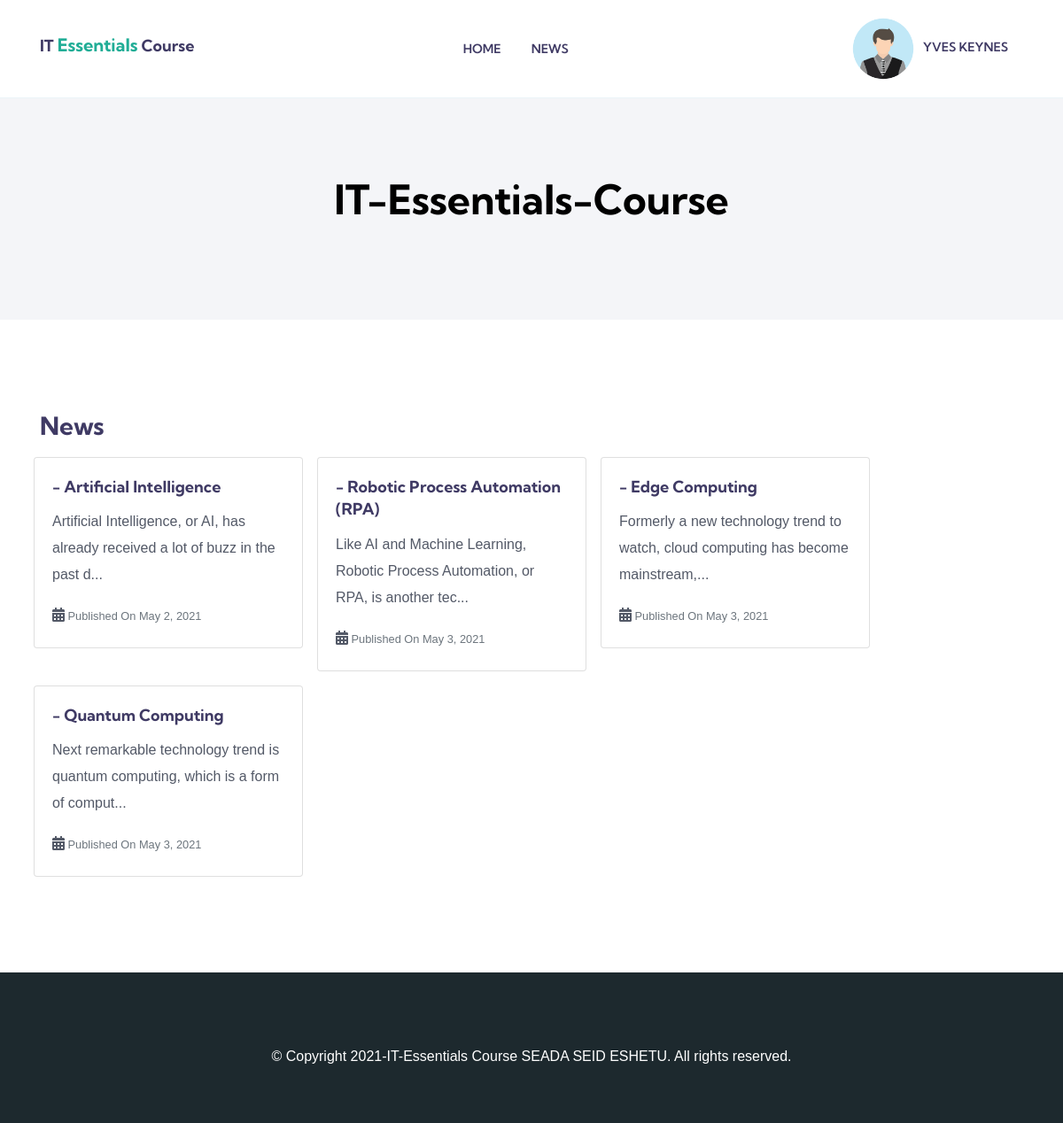
/news (signed in), run on the app's committed database.
### it_essentials/models.py (models this page shows, shortened)
class StudentProfile(AbstractBaseUser, PermissionsMixin):
    email = models.EmailField(unique=True, max_length=30)
    name = models.CharField(max_length=250)
    profile_image = models.ImageField(upload_to='profile_images',null=True, blank=True, default="me.png")
    is_active = models.BooleanField(default=True)
    is_staff = models.BooleanField(default=False)
    date_joined = models.DateTimeField(default=timezone.now)
    last_login = models.DateTimeField(null=True)
    objects = UserProfileManager()
    USERNAME_FIELD = 'email'
    REQUIRED_FIELDS = ['name']

class News(models.Model):
    title = models.CharField(max_length=300)
    content = content = models.TextField()
    published_date = models.DateField(auto_now_add=True)
    def snippet(self):
        return self.content[:80] + '...'

### it_essentials/views.py (the view)
# urls.py: path('news', news, name='news'),
def news(request):
    news=News.objects.all()
    chapters = Chapter.objects.all()
    return render(request, 'core/news.html',{'news':news,'chapters':chapters})

### it_essentials/templates/core/news.html
{% extends "index.html" %} {% load static %} {% block container %}
<section class="page-header">
    <div class="container">
        <div class="row justify-content-center">
            <div class="col-lg-8 col-xl-8">
                <div class="title-block">
                    <h1>IT-Essentials-Course</h1>
                </div>
            </div>
        </div>
    </div>
</section>
<section class="section-padding course">
    <div class="container">
        <h3>News</h3>
        <div class="row">
            {% for news in news %}
                <a href="{% url 'news_details' news.id %}">
                    <div class="card m-2" style="width: 19rem;">
                        <div class="card-body">
                            <h5 class="card-title">- {{news.title}}</h5>
                            <p class="card-text">{{news.snippet}}</p>
                            <p class="card-text"><i class="fa fa-calendar-alt"></i><small class="text-muted"> Published On {{news.published_date}}</small></p>
                        </div>
                    </div>
                </a>
            {% endfor %}
        </div>
    </div>
</section>
{% endblock container %}

### it_essentials/templates/index.html (shortened to what this page needs)
<!DOCTYPE html>
<html lang="zxx">
{% load static %}
<head>
    <link rel="stylesheet" href="{% static 'assets/vendors/bootstrap/bootstrap.css' %}">
    <link rel="stylesheet" href="{% static 'assets/vendors/fontawesome/css/all.css' %}">
    <link rel="stylesheet" href="{% static 'assets/vendors/flaticon/flaticon.css' %}">
    <link rel="stylesheet" href="{% static 'assets/vendors/animate-css/animate.css' %}">
    <link rel="stylesheet" href="{% static 'assets/vendors/owl/assets/owl.carousel.min.css' %}">
    <link rel="stylesheet" href="{% static 'assets/vendors/owl/assets/owl.theme.default.min.css' %}">
    <link rel="stylesheet" href="{% static 'assets/css/style.css' %}">
    <link rel="stylesheet" href="{% static 'assets/css/responsive.css' %}">
    <link rel="stylesheet" href="https://use.fontawesome.com/releases/v5.8.2/css/all.css">
</head>
<body id="top-header">
    <header>
        <div class="site-navigation main_menu menu-style-2" id="mainmenu-area">
            <nav class="navbar navbar-expand-lg">
                <div class="container">
                    <a class="navbar-brand" href="{% url 'homepage' %}">
                        <h5>IT <span class="brand-name">Essentials</span> Course</h5>
                    </a>
                    <div class="collapse navbar-collapse" id="navbarMenu">
                        <ul class="navbar-nav mx-auto">
                            <li class="nav-item ">
                                <a href="{% url 'homepage' %}" class="nav-link js-scroll-trigger">
                                    home
                                </a>
                            </li>
                            <li class="nav-item ">
                                <a href="{% url 'news' %}" class="nav-link">
                                    News
                                </a>
                            </li>
                        </ul>
                        {% if user.is_authenticated %}
                        <ul class="navbar-nav">
                            <li class="nav-item dropdown">
                                <a class="nav-link dropdown-toggle" href="#" id="navbar3" role="button"
                                    data-toggle="dropdown" aria-haspopup="true" aria-expanded="false">
                                    <img class="rounded-circle" src="{{user.profile_image.url}}" width="30"
                                        alt="bgvf">
                                    &nbsp; <span>{{user.name|title}}</span>
                                </a>
                            </li>
                        </ul>
                        {% else %}
                        <div class="header-login">
                            <a href="{% url 'login' %}" class="btn btn-solid-border btn-sm ">Log In</a>
                            <a href="{% url 'signup' %}" class="btn btn-main btn-sm">sign up</a>
                        </div>
                        {% endif %}
                    </div>
                </div>
            </nav>
        </div>
    </header>
    {% block container %}
    {% endblock container %}
    <section class="footer-2">
        <div class="container">
            <div class="copyright text-left text-center">
                <p class="right">© Copyright 2021-IT-Essentials Course SEADA SEID ESHETU. All rights reserved.</a> </p>
            </div>
        </div>
    </section>
</body>
</html>

### static/assets/css/responsive.css (style rules this page uses)
@media (min-width: 992px) and (max-width: 1200px) { .site-navigation { padding: 0px 20px; } }

### it_essentials/templates/index.html (style rules this page uses)
.rounded-circle { width: 70px; height: 70px; }
.right { color: white; padding-bottom: 60px; }
.brand-name { color: #20ad96; font-size: 20px; }

### data on the page
StudentProfile: profile_image (picture), name "YVES KEYNES"
News: title "Artificial Intelligence", snippet "Artificial Intelligence, or AI, has already received a lot of buzz in the past d...", published_date "May 2, 2021"
News: title "Robotic Process Automation (RPA)", snippet "Like AI and Machine Learning, Robotic Process Automation, or RPA, is another tec...", published_date "May 3, 2021"
News: title "Edge Computing", snippet "Formerly a new technology trend to watch, cloud computing has become mainstream,...", published_date "May 3, 2021"
News: title "Quantum Computing", snippet "Next remarkable technology trend is quantum computing, which is a form of comput...", published_date "May 3, 2021"
